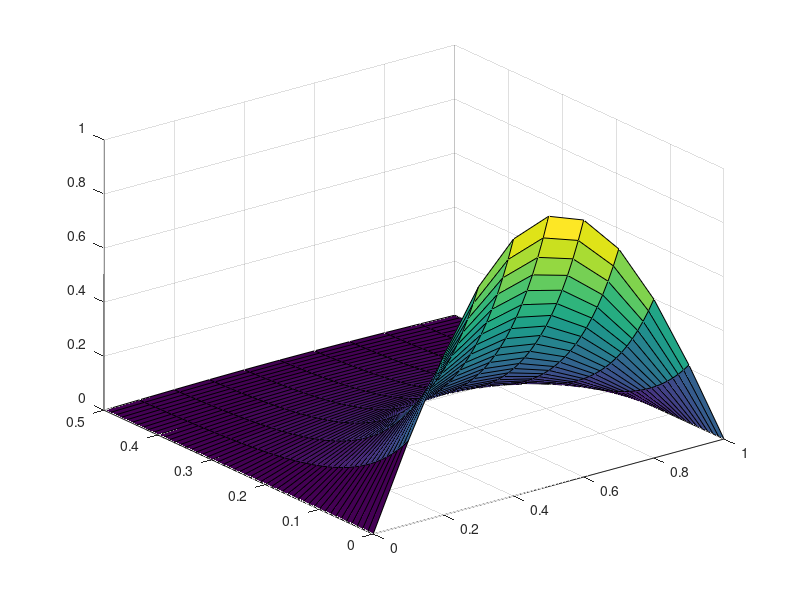
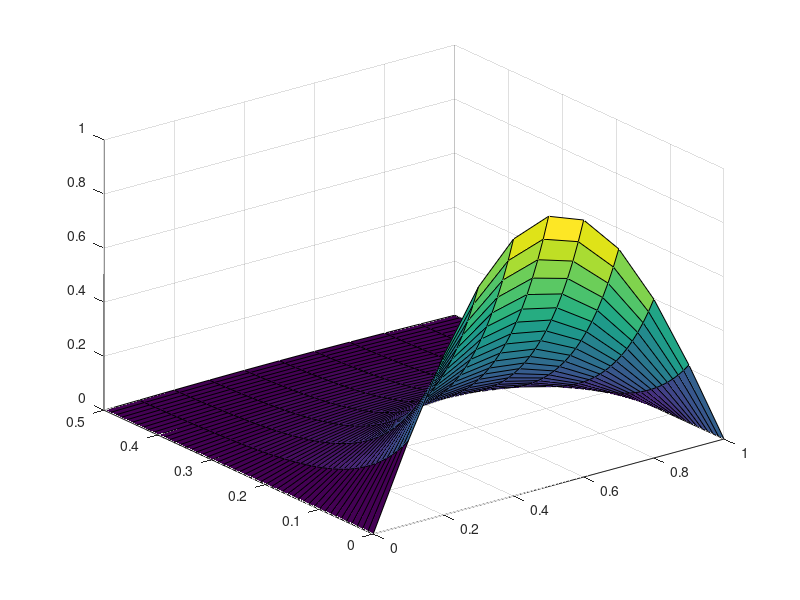
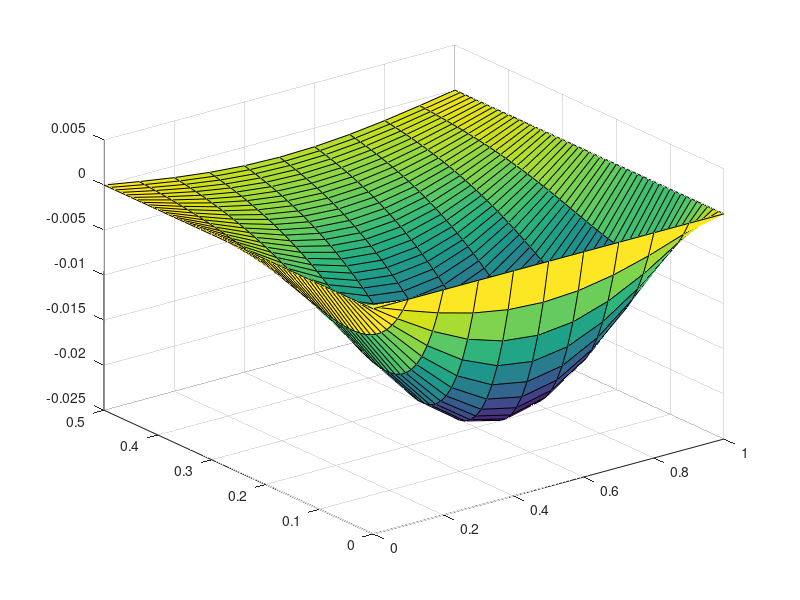

Reproduce these figures in MATLAB, in order.
clear
clc

alpha = 1;
a = 0;
b = 1;
m = 10;
N = 50;
Tmax = 0.5;
h = (b-a)/m;
k = Tmax / N;
lambda = (alpha^2 * k)/h^2;

A = zeros(m-1,m-1);
x = a:h:b;

for i = 1:m-2 A(i,i+1) = -lambda; end
for i = 1:m-1 A(i,i) = 1 + 2*lambda; end
for i = 2:m-1 A(i,i-1) = -lambda; end

w0 = sin(pi*x);
w0(length(x)) = 0;
w0(1) = 0;
w0 = transpose(w0);
C = A^(-1);

Estimates = zeros(N+1,m-1);

for i=1:N+1
    Estimates(i,:) = C^(i-1)*w0(2:length(w0)-1); end

Estimates = [zeros(N+1,1) Estimates zeros(N+1,1)];

t = 0:k:Tmax;

[X,T] = meshgrid(x,t)

surf(X,T,Estimates)


ActualSolution = exp(-pi^2*T).*sin(pi*X);

figure(2)
title('Actual solution')
surf(X,T,ActualSolution)


 d =ActualSolution - Estimates
 
 figure(3)
 surf(X,T,d)
 
 
 
